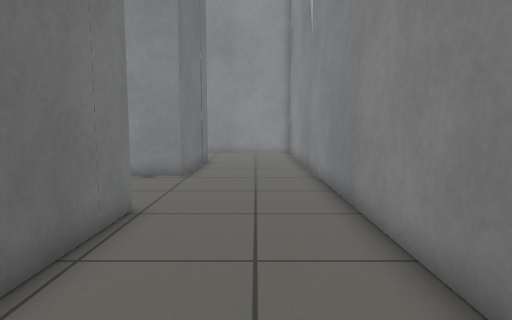
view 1 (above)

16 first-person views from a walk through a Gazebo world. The camera is 0.19 m above the floor, tilts 6° down and sees 75° across. The floor is counted in squares, 0.1 m on a side. Each view is taken from the middle of a square. On the plan, view 1 faces up. The plan holds only what a view shows up to about 17 squares ahead; the rest is blank.

view 2
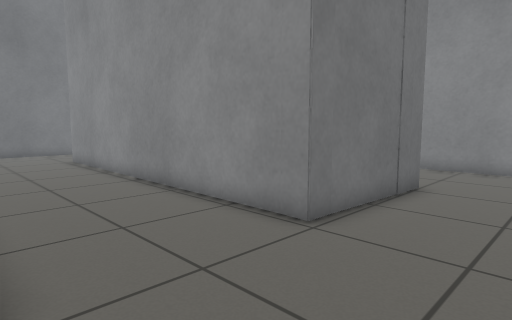

view 3
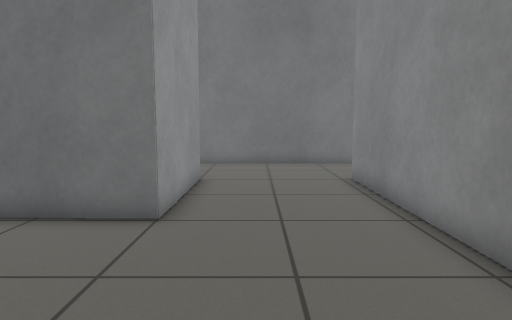

view 4
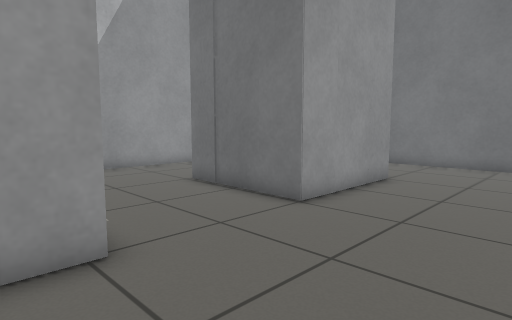

view 5
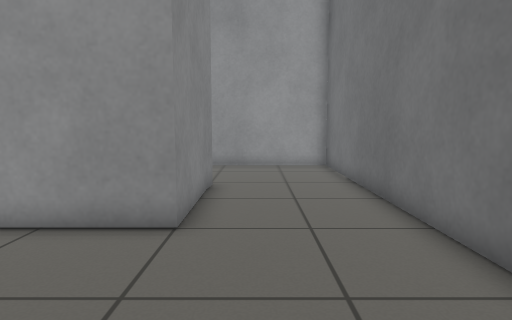

view 6
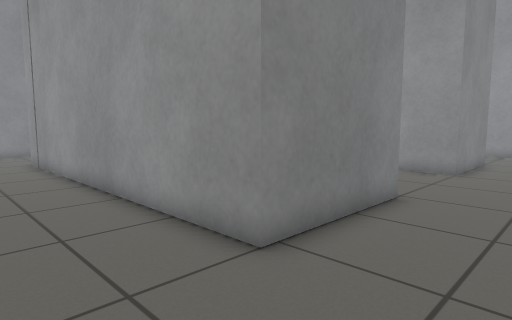

view 7
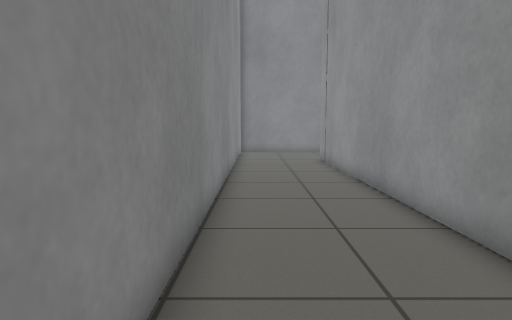

view 8
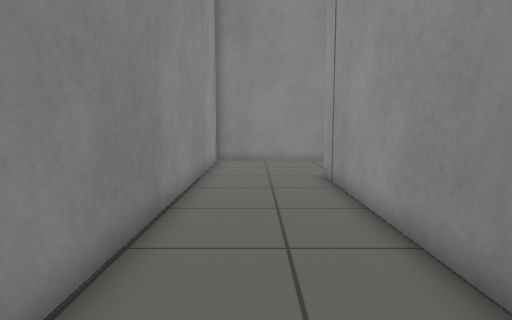

view 9
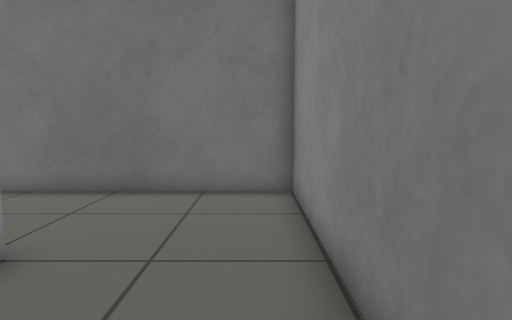

view 10
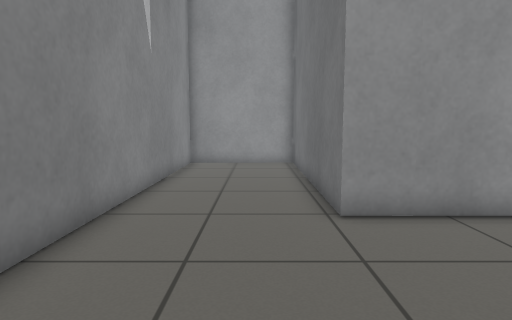

view 11
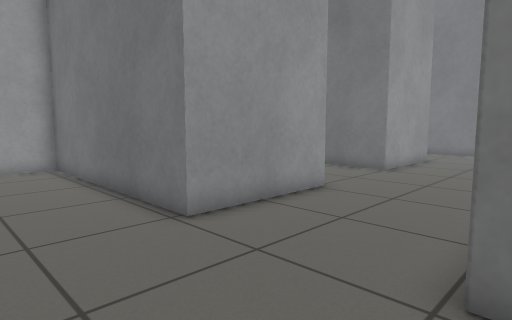

view 12
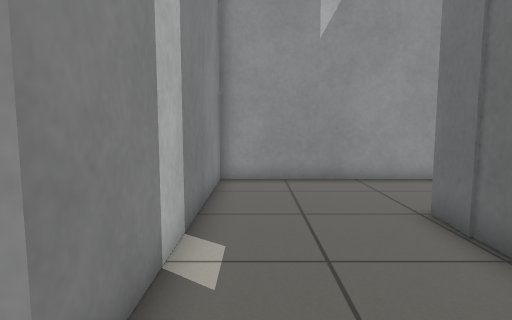

view 13
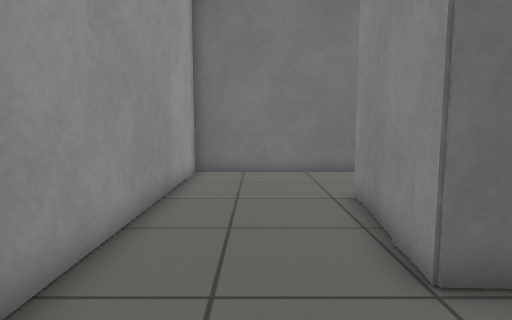

view 14
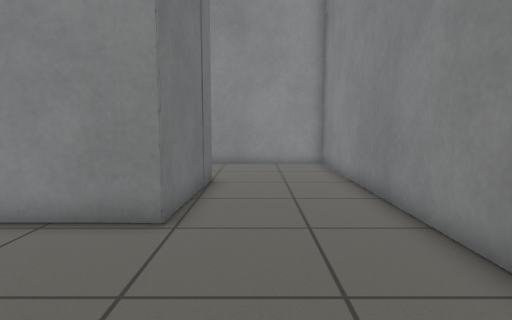

view 15
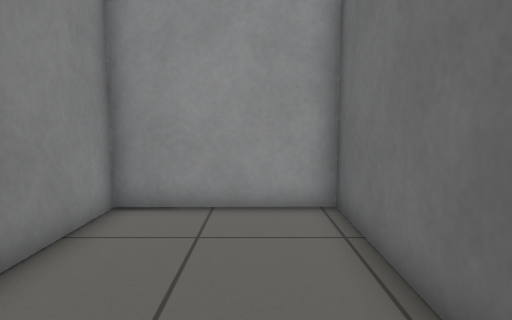

view 16
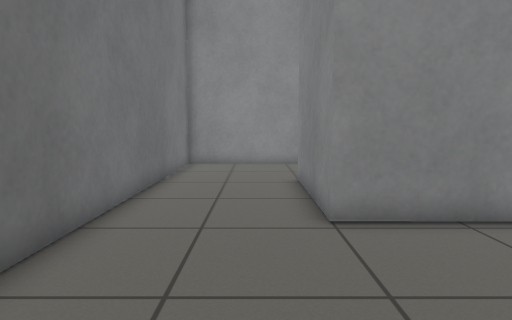

### Floor plan
Points are (right, up) in squares from view 1. A wall is a line through its corners. A room is listed if a view was taken in it or the views show most of it. See-through windows are left out.
Room 1 (views 1, 2, 3, 4, 5, 6, 7, 8, 9, 10, 11, 12, 13, 14, 15, 16)
walls: (-7.8, 7.3) (-2.8, 7.3) (-2.9, -2.4) (2.2, -2.4) (2.2, 22.1) (-22.3, 22.1) (-22.3, -2.6) (-7.8, -2.5) (-7.8, 7.3); (-17.6, 12.4) (-17.6, 17.4) (-2.7, 17.4) (-2.7, 12.3) (-17.6, 12.4); (-16.8, 2.6) (-17.7, 2.6) (-17.6, 3.4); (-17.6, 3.2) (-17.6, 7.1) (-12.5, 7.1) (-12.7, 2.1) (-16.9, 2.6)

Where each view was taken, in squares from view 1:
view 1: 0 up, 0 right, facing up
view 2: 7 up, 1 right, facing up-left
view 3: 9 up, 6 left, facing left
view 4: 12 up, 6 left, facing down-left
view 5: 13 up, 19 left, facing down
view 6: 21 up, 21 left, facing down-right
view 7: 21 up, 21 left, facing right
view 8: 20 up, 15 left, facing right
view 9: 21 up, 13 left, facing left
view 10: 14 up, 1 left, facing down
view 11: 13 up, 1 right, facing down-left
view 12: 9 up, 9 left, facing down
view 13: 0 up, 9 left, facing left
view 14: 6 up, 1 left, facing up
view 15: 5 up, 1 left, facing down
view 16: 6 up, 19 left, facing up
